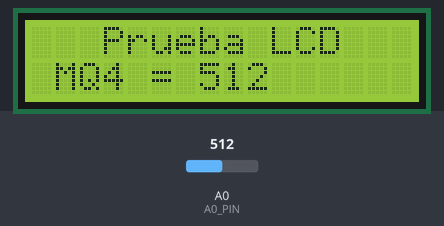
Recording of a sketch running on a simulated Arduino Uno, built with avr-gcc and run on an emulated ATmega328P. Parts: 16×2 character LCD. Inputs (shaded band) come from the test bench; at power-on: A0 (A0_PIN) = 512.

Above: at 3.3 s.
3.4 s: A0 (A0_PIN) set to 716
At 4.8 s:
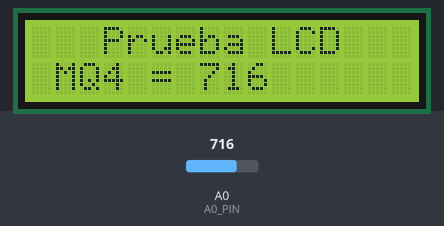
5.1 s: A0 (A0_PIN) set to 900
At 5.7 s:
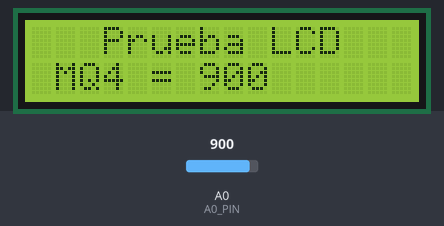
6.6 s: A0 (A0_PIN) set to 1023
At 7.8 s:
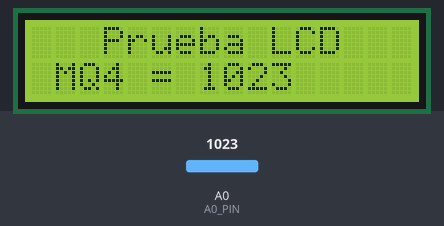
Timing chart, 0 to 9.6 s (numbered marks = the images above; inputs shaded):
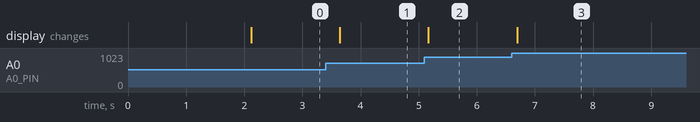

Measured:
- after the input at 3.4 s, the display: changes after 0.24 s (image 1)
- after the input at 5.1 s, the display: changes after 0.07 s (image 2)
- after the input at 6.6 s, the display: changes after 0.10 s (image 3)

The sketch:

LCD_03_MQ4.ino
```cpp
#include <Wire.h>
#include <LCD.h>
#include <LiquidCrystal_I2C.h>

#define I2C_ADDR    0x27  // Dirección del dispositivo I2C (LCD)
#define A0_PIN A0
#define D0_PIN 8

int threshold;
int A0_Out;

LiquidCrystal_I2C             lcd(I2C_ADDR,2, 1, 0, 4, 5, 6, 7);
void setup()
   {
       //pinMode(DO_Pin, INPUT);  // Configuración del pin de entrada D0 del sensor
       lcd.begin(16,2);    // Inicializar el display con 16 caraceres 2 lineas
       lcd.setBacklightPin(3,POSITIVE);
       lcd.setBacklight(HIGH);

       lcd.home ();                   // go home
       lcd.print("   Prueba LCD");
       lcd.setCursor( 0, 1 );        // go to the 2nd line
       lcd.print("Faiver H T G. Ok");
       delay(2000);
       lcd.setCursor( 0, 1 );
       lcd.print(" MQ4 =          ");
   }
void loop()
   {
    A0_Out = analogRead(A0_PIN);  // lee el canal análogo desde el sensor MQ4

    lcd.setCursor( 7, 1 );        // go to (x,y) en LCD
    //lcd.print(lectura_ADC, "  ");
    //sprintf();

    //lcd.printf(" %d  ",lectura_ADC);
    lcd.print("    ");
    lcd.setCursor( 7, 1 );
    lcd.print(A0_Out);

    delay(500);

   }
```
